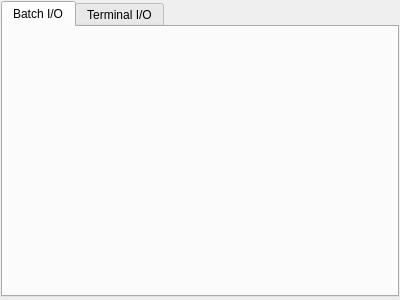
<?xml version="1.0" encoding="UTF-8"?>
<ui version="4.0">
 <class>IOWidget</class>
 <widget class="QWidget" name="IOWidget">
  <property name="geometry">
   <rect>
    <x>0</x>
    <y>0</y>
    <width>400</width>
    <height>300</height>
   </rect>
  </property>
  <property name="sizePolicy">
   <sizepolicy hsizetype="Preferred" vsizetype="MinimumExpanding">
    <horstretch>0</horstretch>
    <verstretch>0</verstretch>
   </sizepolicy>
  </property>
  <property name="windowTitle">
   <string>Form</string>
  </property>
  <layout class="QGridLayout" name="gridLayout_2">
   <property name="leftMargin">
    <number>1</number>
   </property>
   <property name="topMargin">
    <number>1</number>
   </property>
   <property name="rightMargin">
    <number>1</number>
   </property>
   <property name="bottomMargin">
    <number>1</number>
   </property>
   <property name="spacing">
    <number>1</number>
   </property>
   <item row="0" column="0">
    <layout class="QGridLayout" name="gridLayout">
     <item row="0" column="0">
      <widget class="QTabWidget" name="tabWidget">
       <property name="currentIndex">
        <number>0</number>
       </property>
       <widget class="QWidget" name="batchIOTab">
        <attribute name="title">
         <string>Batch I/O</string>
        </attribute>
        <layout class="QGridLayout" name="gridLayout_7">
         <property name="leftMargin">
          <number>1</number>
         </property>
         <property name="topMargin">
          <number>1</number>
         </property>
         <property name="rightMargin">
          <number>1</number>
         </property>
         <property name="bottomMargin">
          <number>1</number>
         </property>
         <property name="verticalSpacing">
          <number>1</number>
         </property>
         <item row="0" column="0">
          <layout class="QGridLayout" name="gridLayout_1"/>
         </item>
        </layout>
       </widget>
       <widget class="QWidget" name="terminalIOTab">
        <attribute name="title">
         <string>Terminal I/O</string>
        </attribute>
        <layout class="QGridLayout" name="gridLayout_4">
         <property name="leftMargin">
          <number>1</number>
         </property>
         <property name="topMargin">
          <number>1</number>
         </property>
         <property name="rightMargin">
          <number>1</number>
         </property>
         <property name="bottomMargin">
          <number>1</number>
         </property>
         <property name="verticalSpacing">
          <number>1</number>
         </property>
         <item row="0" column="0">
          <layout class="QGridLayout" name="gridLayout_3">
           <item row="0" column="0">
            <widget class="TerminalPane" name="terminalIO" native="true">
             <property name="cursor">
              <cursorShape>BlankCursor</cursorShape>
             </property>
            </widget>
           </item>
          </layout>
         </item>
        </layout>
       </widget>
      </widget>
     </item>
    </layout>
   </item>
   <item row="1" column="0">
    <widget class="InputPane" name="batchInput" native="true"/>
   </item>
   <item row="2" column="0">
    <widget class="OutputPane" name="batchOutput" native="true"/>
   </item>
  </layout>
 </widget>
 <customwidgets>
  <customwidget>
   <class>InputPane</class>
   <extends>QWidget</extends>
   <header>io/inputpane.h</header>
   <container>1</container>
  </customwidget>
  <customwidget>
   <class>OutputPane</class>
   <extends>QWidget</extends>
   <header>io/outputpane.h</header>
   <container>1</container>
  </customwidget>
  <customwidget>
   <class>TerminalPane</class>
   <extends>QWidget</extends>
   <header>io/terminalpane.h</header>
   <container>1</container>
  </customwidget>
 </customwidgets>
 <resources/>
 <connections/>
</ui>
